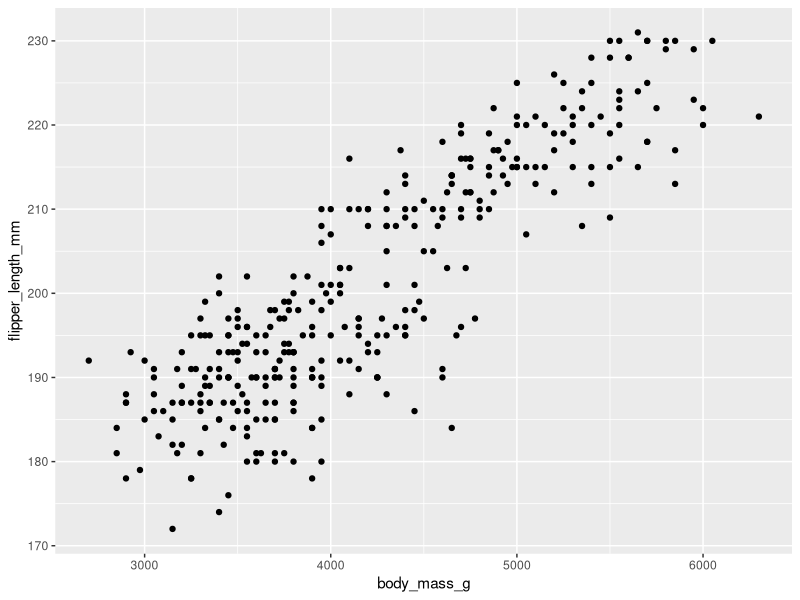
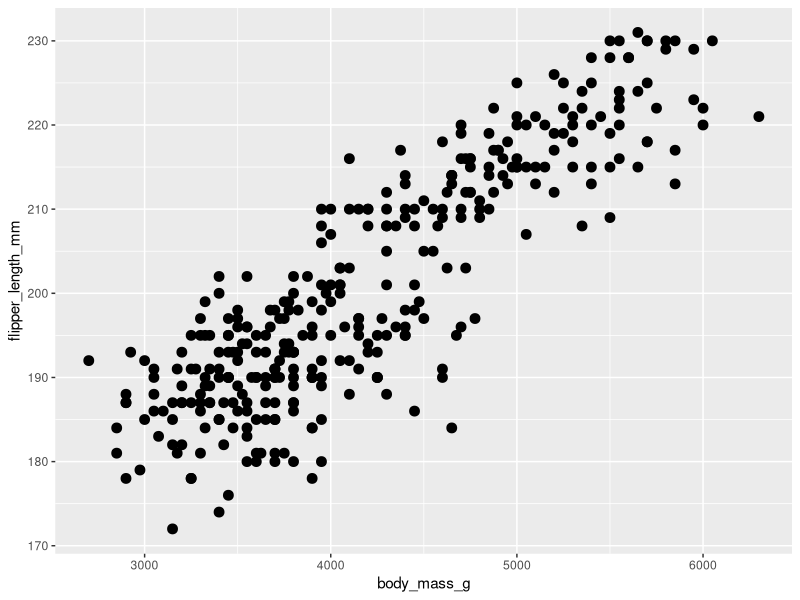
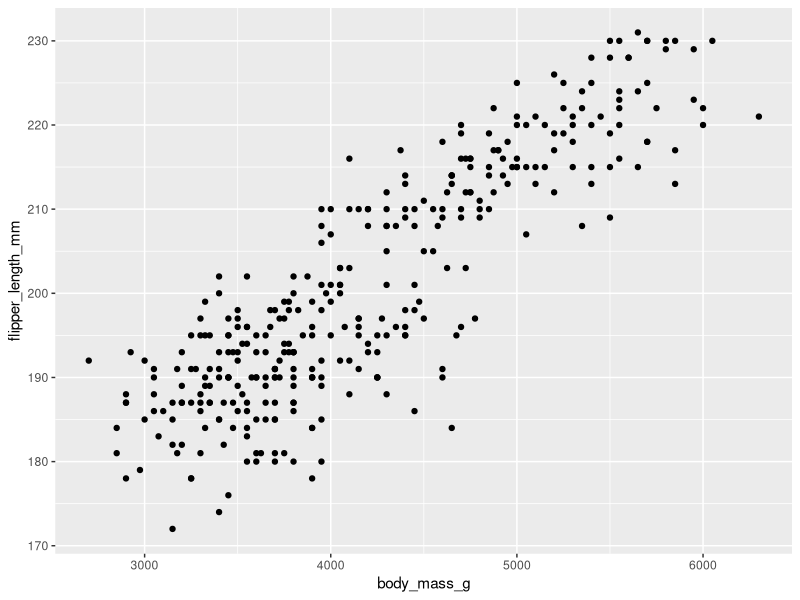
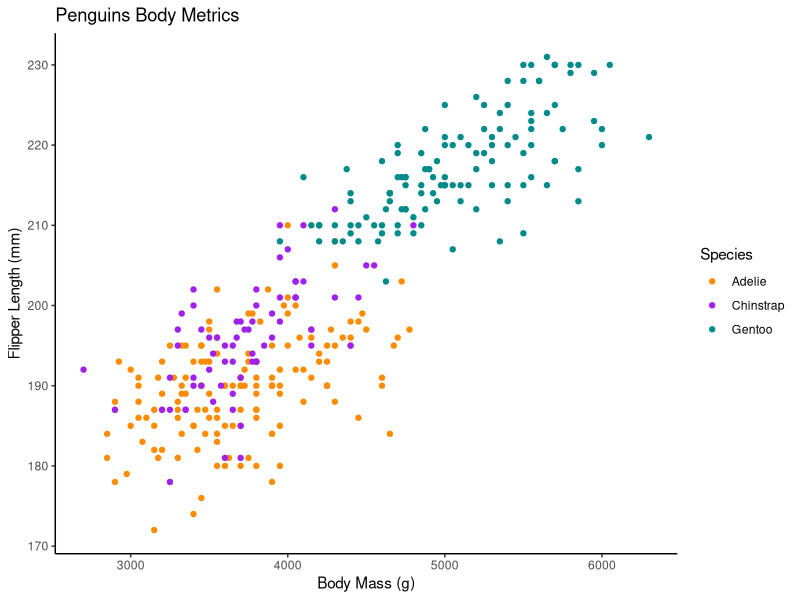
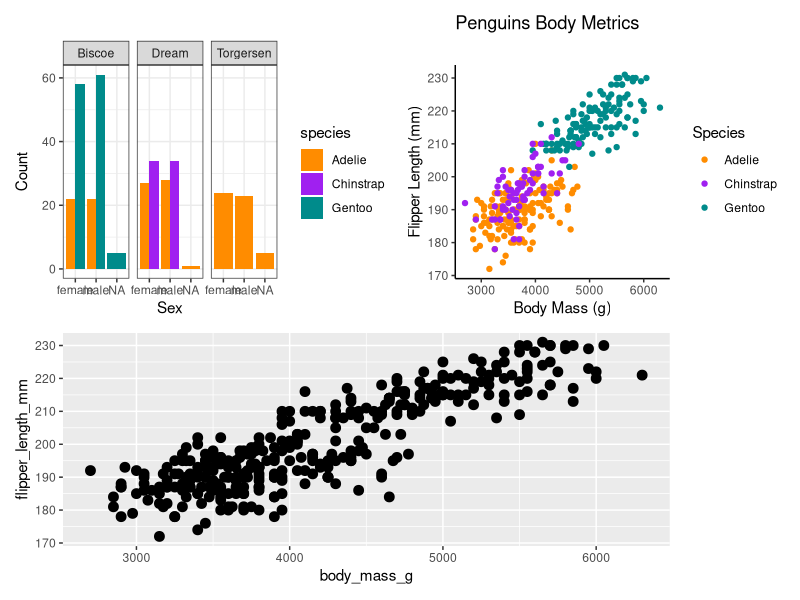

Generate these figures, in order, with R:
#################
# Day 2, Session 3: Visualizing Data
# April 2, 2021
# Sam Sambado
#################

# This script is from Day 2, Session 3 of the Introduction to R for 
# Ecologists workshop

# load necessary packages
library(tidyverse) # make tidy data, always install this package
library(palmerpenguins) # built in data set from Dr. Allison Horst
library(patchwork) # arranges finalized graphs

# load necessary data
penguins_raw <- palmerpenguins::penguins

# let's look at data

View(penguins_raw)

str(penguins_raw)

## Today, we will be using the ggplot2 package (bundled as part of the tidyverse) to create our figures.

#Ggplot figures typically consist of three main parts:
  
# + (1) ggplot() = builds the plot using your data

# + (2) geom_*() = tells R what kind of plot (bar, point, boxplot, etc.)

# + (3) aes() = control your variables and aesthetics (color, shape, etc.)

#Let's create a basic scatterplot using our palmer penguins dataset so that we can see these parts in action.

(dot_plot <- ggplot(penguins_raw, aes(x = body_mass_g, y = flipper_length_mm)) +
    geom_point())

# Let's change the point size.

(dot_plot2 <- ggplot(penguins_raw, aes(x = body_mass_g, y = flipper_length_mm)) +
    geom_point(size = 3))

# Or the point color.

dot_plot4 <- ggplot(penguins_raw, aes(x = body_mass_g, y = flipper_length_mm)) +
  geom_point(aes(color = species))

# Most often you'll want to change the point color according to another part of the dataset.

dot_plot4 <- ggplot(penguins_raw, aes(x = body_mass_g, y = flipper_length_mm)) +
  geom_point(aes(color = species))

# Now populate the rest of the plot (scale, labels, theme, etc.).

dot_plot5 <- ggplot(penguins_raw, aes(x = body_mass_g, y = flipper_length_mm)) + # this is the data we want to plot
  geom_point(aes(color = species)) + # shape of the data are points, and we want to color them by species type
  scale_color_manual(values = c("darkorange", "purple", "cyan4")) + # we're giving species type a specific color
  labs(x = "Body Mass (g)", # labels to x axis
       y = "Flipper Length (mm)", # labels to y axis
       title = "Penguins Body Metrics", # main title label
       color = "Species") + # legend/color label
  theme_classic() # change the background color of our plot

# Compare basic to final graph - a big visual difference even with the same data!

# first graph
dot_plot
# final graph
dot_plot5

# Additional Plot Types
# Bar Plot with FACETS
# Facetting allows you to break up your figure by a grouping based on your dataset

bar_plot <- ggplot(penguins_raw, aes(x = sex, fill = species))+ # set axes/color
  geom_bar(position = "dodge")+ # plot type (bar plot)
  scale_fill_manual(values = c("darkorange", "purple", "cyan4")) + # choose colors
  labs(x = "Sex", # add labels
       y = "Count")+
  theme_bw()+
  facet_wrap(facets = vars(island)) # add facets

# Customizing Plot Layout

# R also provides handy ways of combining plots of unique data (separate from facetting).
# Today, we'll demonstrate the patchwork() package, but we will also provide you with resources for additional packages.

# You can use "+" or "|" to add plots into a single row and "/" to add additional rows.

full_plot <- (bar_plot | dot_plot5) /# we are using our 2 plots, separate them with |
  dot_plot2 # / starts a plot on another line

# And to export your plot, you can use the ggsave() function.

ggsave("full_plot.pdf", full_plot, # give pdf name, supply plot you want printed
       width = 8, height = 6,   # extra arguments for exported image
       units = "in", 
       dpi = 320) # resolution of image on your computer

# Additional Resources 

# Color blindness simulator - make figures that are color blind friendly!  
# https://www.color-blindness.com/coblis-color-blindness-simulator/
  
# R graph gallery - find what looks good to you and copy the code!
# https://www.r-graph-gallery.com/
  
# index of ggplot basics
# https://ggplot2.tidyverse.org/reference/#section-aesthetics
  
# Fundamentals of Data Visualization - if you want more practice
# https://clauswilke.com/dataviz/

# End of script.

